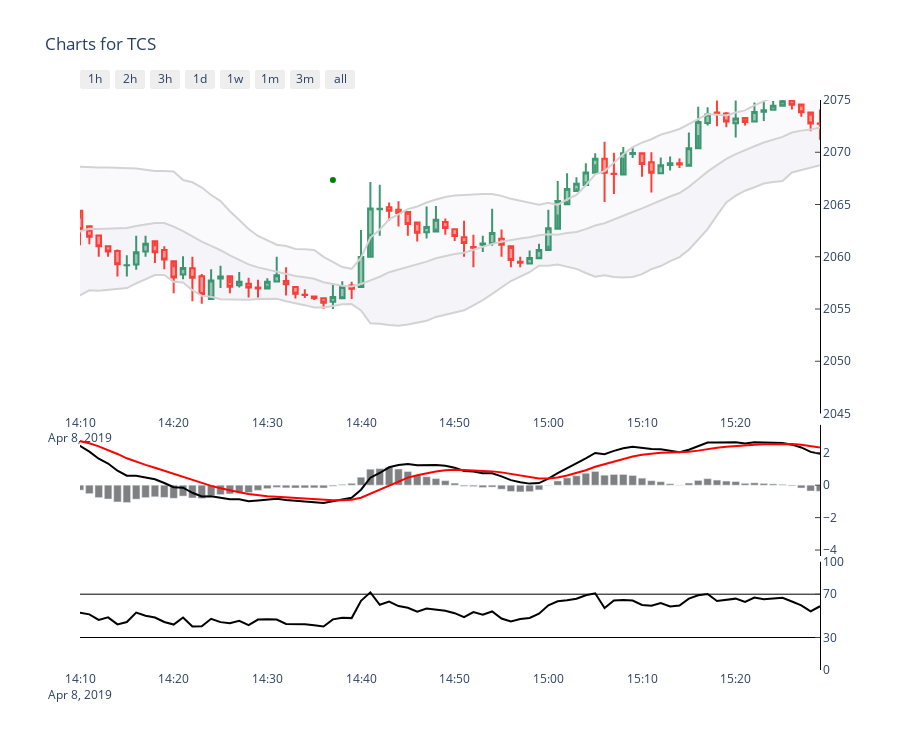

Notebook cell for this chart:
### Code cell
###########################################################
###                  Quick Backtest                     ###
###########################################################
from talib import MACD, MACDEXT, RSI, BBANDS, MACD, AROON, STOCHF, ATR, OBV, ADOSC, MINUS_DI, PLUS_DI, ADX, EMA, SMA
from talib import LINEARREG, BETA, LINEARREG_INTERCEPT, LINEARREG_SLOPE, STDDEV, TSF, ADOSC, VAR, ROC, MIN, MAX, MINMAX

ohlc_get = lambda df, key: df.iloc[-1][key]
def HAIKINASI(ohlc_data_df):
    REF = lambda key, i: ohlc_get(ohlc_data_df.shift(i), key)
    
    OPEN  = ohlc_data_df['open']
    HIGH  = ohlc_data_df['high']
    LOW   = ohlc_data_df['low']
    CLOSE = ohlc_data_df['close']
    
    haOPEN  = (OPEN.shift(1) + CLOSE.shift(1))/2
    haHIGH  = pd.DataFrame([HIGH,OPEN,CLOSE]).max(axis = 0, skipna = True)
    haLOW   = pd.DataFrame([LOW,OPEN,CLOSE]).min(axis = 0, skipna = True)
    haCLOSE = (OPEN+HIGH+LOW+CLOSE)/4
    
    return (haOPEN, haHIGH, haLOW, haCLOSE)


################ Load Data ###################
from lib.charting_lib import *
cache_type = 'backtest_uni'
symbol='TCS'
my_cache = cache_state(cache_type)

###  Set Freq for Algo
my_cache.setValue('TCS','freq','1T')
dfohlc = my_cache.getOHLC(symbol)
#print(dfohlc.head())

### Load Data
ohlc_data_temp = dfohlc
pd.set_option('display.max_rows', None)
################ Initialize Helper Functions ###################
trade_df1 = pd.DataFrame()
OPEN = ohlc_data_temp['open']
CLOSE = ohlc_data_temp['close']
HIGH = ohlc_data_temp['high']
LOW = ohlc_data_temp['low']
#VOLUME = ohlc_data_temp['volume']

(haOPEN, haHIGH, haLOW, haCLOSE) = HAIKINASI(ohlc_data_temp)

TIME = ohlc_data_temp.index[-1].minute+ohlc_data_temp.index[-1].hour*60

#REF = lambda df, i: df.iloc[-i-1]
REF = lambda df, i: df.shift(i)
TREND_UP = lambda a,b: ROC(a, b) >= 0.1
TREND_DOWN = lambda a,b: ROC(a, b) <= -0.1
CROSSOVER = lambda a, b: (REF(a,1)<=REF(b,1)) & (a > b)


def BUY(x):
    global trade_df1
    tmp_df = pd.DataFrame()
    tmp_df["buy"] = CLOSE[x]
    trade_df1 = trade_df1.append(tmp_df)
    
def SELL(x):
    global trade_df1
    tmp_df = pd.DataFrame()
    tmp_df["sell"] = CLOSE[x]
    trade_df1 = trade_df1.append(tmp_df)
    
################# Write Algo For Backtest Here ###################

#sell = (REF(haOPEN, 0) > REF(haCLOSE,0)) & (REF(haOPEN, 1) > REF(haCLOSE,1))
#print(trade_df1)
sell = (ROC(CLOSE, 30) > 0.4) & (REF(haOPEN, 0) > REF(haCLOSE,0)) & (REF(haOPEN, 1) < REF(haCLOSE,1))
SELL( sell )
buy = (ROC(CLOSE, 30) < -0.4) & (REF(haOPEN, 0) < REF(haCLOSE,0)) & (REF(haOPEN, 1) > REF(haCLOSE,1))
BUY( buy )

logic = buy | sell

decision = 'WAIT'
if buy[-1] == True:
    decision = 'BUY'
elif sell[-1] == True:
    decision = 'SELL'
print(decision)

summary_df = trade_df1.copy(deep=True)
#summary_df['haopen'] = haOPEN[ logic ]
#summary_df['haclose'] = haCLOSE[ logic ]
summary_df['roc'] = ROC(CLOSE, 30)[logic]

#print(summary_df.sort_index())
print(summary_df.sort_index().tail(10))
#print(ROC(CLOSE,3))
#################### Render Charts ###############################
chart_type ='haikin'
#trade_df = pd.read_json(redis_conn.get(symbol+cache_type+'Trade'), orient='columns')

render_charts(ohlc_data_temp, trade_df1, symbol, chart_type)

### Figure 1 — Plotly figure (JSON) as saved in the notebook; plotly's stock layout.template omitted (floating-point values rounded to 4 significant figures; data arrays with more than 128 entries replaced by an {"elided": "..."} marker saying what was removed)
{"data": [{"close": {"elided": "380 float values"}, "high": {"elided": "380 float values"}, "low": {"elided": "380 float values"}, "name": "Candlestick", "open": {"elided": "380 float values"}, "showlegend": false, "type": "candlestick", "x": {"elided": "380 str values"}, "xaxis": "x", "yaxis": "y"}, {"fill": "none", "fillcolor": "rgba(0,40,100,0.02)", "line": {"color": "lightgrey"}, "mode": "lines", "name": "Top", "showlegend": false, "type": "scatter", "x": {"elided": "380 str values"}, "xaxis": "x", "y": {"elided": "380 float values"}, "yaxis": "y"}, {"fill": "tonexty", "fillcolor": "rgba(0,40,100,0.02)", "line": {"color": "lightgrey"}, "mode": "lines", "name": "Bottom", "showlegend": false, "type": "scatter", "x": {"elided": "380 str values"}, "xaxis": "x", "y": {"elided": "380 float values"}, "yaxis": "y"}, {"fill": "tonexty", "fillcolor": "rgba(0,40,100,0.02)", "line": {"color": "lightgrey"}, "mode": "lines", "name": "Middle", "showlegend": false, "type": "scatter", "x": {"elided": "380 str values"}, "xaxis": "x", "y": {"elided": "380 float values"}, "yaxis": "y"}, {"fill": "none", "fillcolor": "rgba(0,40,100,0.02)", "line": {"color": "black"}, "mode": "lines", "name": "MACD", "showlegend": false, "type": "scatter", "x": {"elided": "380 str values"}, "xaxis": "x2", "y": {"elided": "380 float values"}, "yaxis": "y2"}, {"fill": "none", "fillcolor": "rgba(0,40,100,0.02)", "line": {"color": "red"}, "mode": "lines", "name": "MACD Signal", "showlegend": false, "type": "scatter", "x": {"elided": "380 str values"}, "xaxis": "x2", "y": {"elided": "380 float values"}, "yaxis": "y2"}, {"marker": {"color": "grey"}, "name": "MACD Histogram", "showlegend": false, "type": "bar", "x": {"elided": "380 str values"}, "xaxis": "x2", "y": {"elided": "380 float values"}, "yaxis": "y2"}, {"fill": "none", "fillcolor": "rgba(0,40,100,0.02)", "line": {"color": "black"}, "mode": "lines", "name": "RSI", "showlegend": false, "type": "scatter", "x": {"elided": "380 str values"}, "xaxis": "x3", "y": {"elided": "380 float values"}, "yaxis": "y3"}, {"hovertext": {"elided": "380 float values"}, "marker": {"color": "green"}, "mode": "markers", "showlegend": false, "type": "scatter", "x": {"elided": "380 str values"}, "xaxis": "x", "y": {"elided": "380 float values"}, "yaxis": "y"}, {"hovertext": {"elided": "380 float values"}, "marker": {"color": "red"}, "mode": "markers", "showlegend": false, "type": "scatter", "x": {"elided": "380 str values"}, "xaxis": "x", "y": {"elided": "380 float values"}, "yaxis": "y"}], "layout": {"height": 750, "plot_bgcolor": "rgba(0,0,0,0)", "title": {"text": "Charts for TCS"}, "xaxis": {"constrain": "domain", "range": ["2019-04-08T14:10:00", "2019-04-08T15:29:00"], "rangebreaks": [{"bounds": [16, 9], "pattern": "hour"}, {"bounds": ["sat", "mon"]}], "rangeselector": {"buttons": [{"count": 1, "label": "1h", "step": "hour", "stepmode": "backward"}, {"count": 2, "label": "2h", "step": "hour", "stepmode": "backward"}, {"count": 3, "label": "3h", "step": "hour", "stepmode": "backward"}, {"count": 7, "label": "1d", "step": "hour", "stepmode": "backward"}, {"count": 7, "label": "1w", "step": "day", "stepmode": "backward"}, {"count": 1, "label": "1m", "step": "month", "stepmode": "backward"}, {"count": 3, "label": "3m", "step": "month", "stepmode": "backward"}, {"step": "all"}]}, "rangeslider": {"visible": false}, "side": "bottom"}, "xaxis2": {"anchor": "y2", "domain": [0, 1], "matches": "x", "rangebreaks": [{"bounds": [16, 9], "pattern": "hour"}, {"bounds": ["sat", "mon"]}], "showticklabels": false}, "xaxis3": {"anchor": "y3", "domain": [0, 1], "matches": "x", "rangebreaks": [{"bounds": [16, 9], "pattern": "hour"}, {"bounds": ["sat", "mon"]}], "showticklabels": true}, "yaxis": {"anchor": "x", "domain": [0.45, 1], "linecolor": "black", "range": [2045, 2075], "side": "right", "ticks": "inside"}, "yaxis2": {"anchor": "x2", "domain": [0.2, 0.43], "linecolor": "black", "side": "right", "ticks": "inside"}, "yaxis3": {"anchor": "x3", "domain": [0, 0.19], "gridcolor": "black", "linecolor": "black", "range": [0, 100], "showgrid": true, "side": "right", "ticks": "inside", "tickvals": [0, 30, 70, 100]}}}
